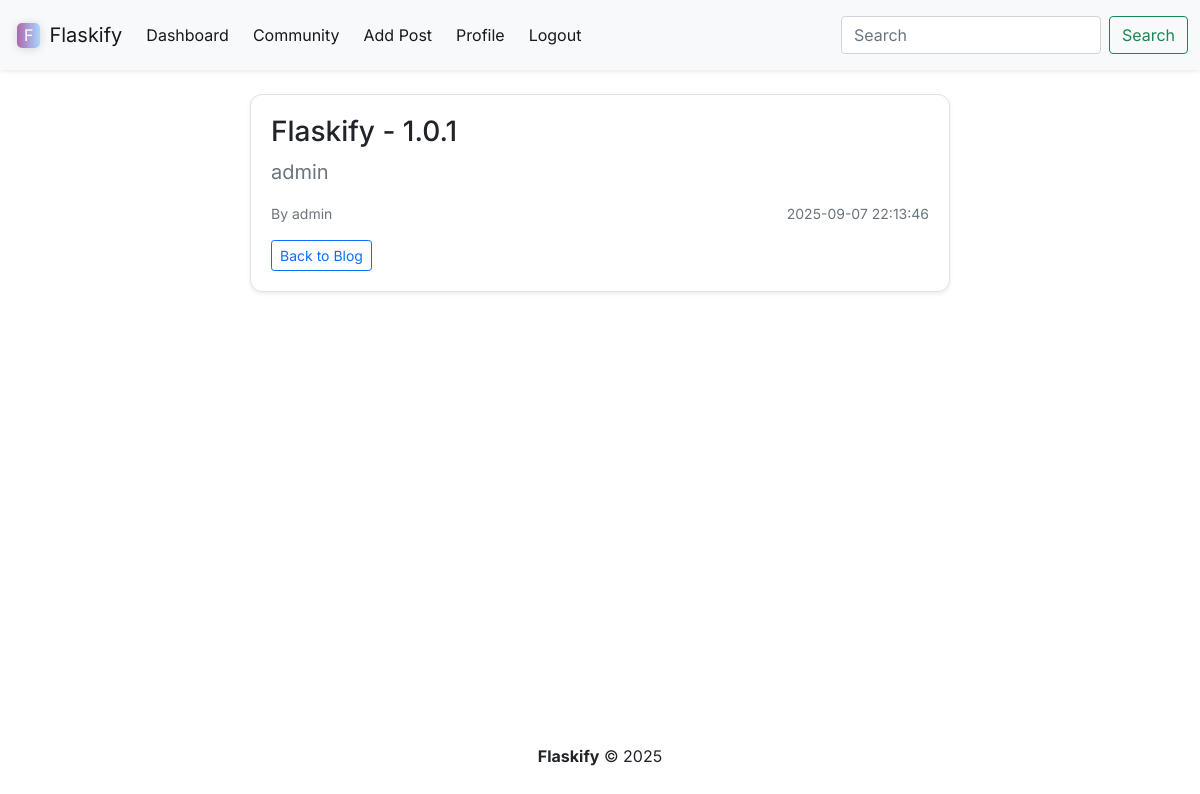
Before: /posts/1 (signed in) with the older database file.
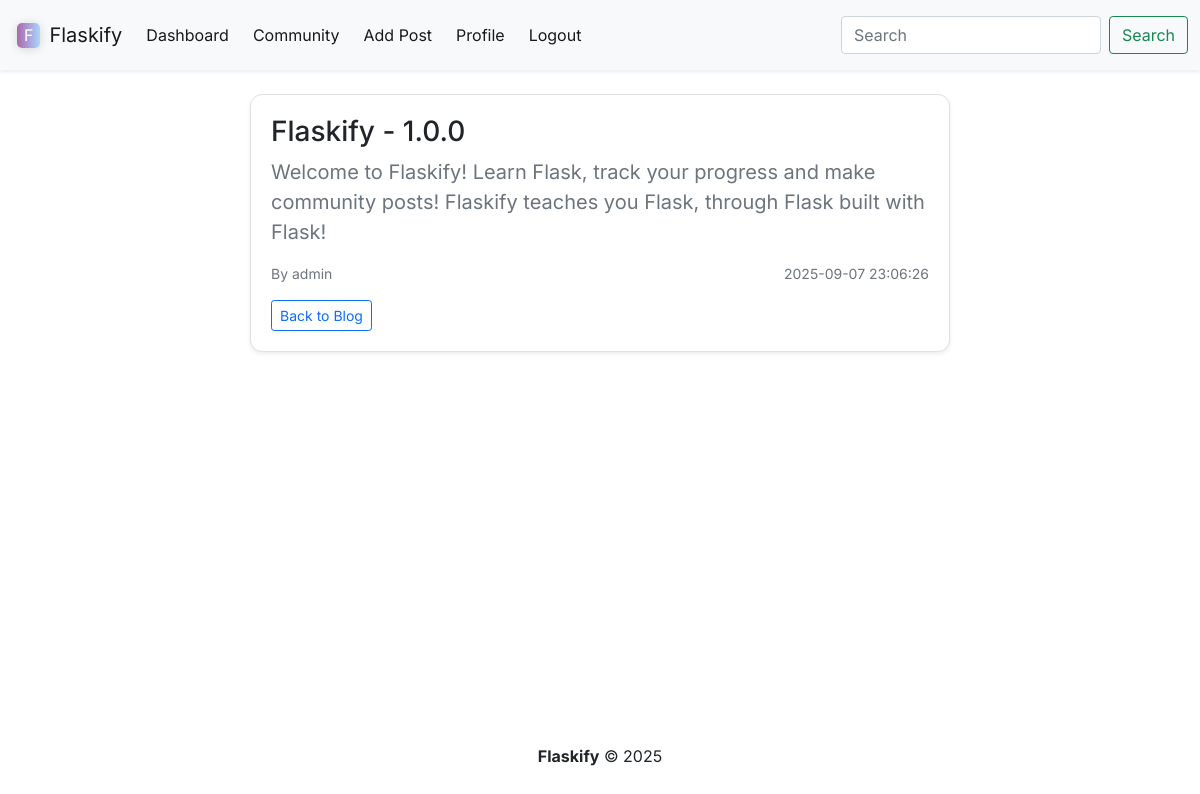
After: the same page with the newer database file.
### models.py (models this page shows)
class Posts(db.Model):
    id = db.Column(db.Integer, primary_key=True)
    title = db.Column(db.String(999))
    content = db.Column(db.Text)
    author = db.Column(db.String(999))
    date_posted = db.Column(db.DateTime, default=datetime.now(timezone.utc))
    slug = db.Column(db.String(255))
    user_id = db.Column(db.Integer)

### app.py (the view)
@app.route('/posts/<int:id>')
@login_required
def post(id):
    post = Posts.query.get_or_404(id)
    return render_template("post.html", post=post)

### web_forms.py
class SearchForm(FlaskForm):
    search = StringField("Searched", validators=[DataRequired()])
    submit = SubmitField("Submit")

### app.py (called while the page is built)
@app.context_processor
def base():
    form = SearchForm()
    return dict(form=form)

@login_manager.user_loader
def load_user(user_id):
    return Users.query.get(int(user_id))

### templates/post.html
{% extends 'base.html' %}
{% block navigation_items %}
    {% include 'components/nav_component.html' %}
{% endblock %}
{% block section %}
  <div class="d-flex flex-column align-items-center gap-4 font-for-text">
      <div class="post-container-styling bg-white shadow-sm">
        <h3 class="fw-semibold mb-2">{{ post.title }}</h3>
        <p class="fs-5 text-secondary mb-3">{{ post.content }}</p>
        <div class="d-flex justify-content-between text-muted small mb-3">
          <span>By {{ post.author }}</span>
          <span>{{ post.date_posted.strftime("%Y-%m-%d %H:%M:%S") }}</span>
        </div>
        <div>
          <a class="btn btn-sm btn-outline-primary" href="{{ url_for('posts') }}">
            Back to Blog
          </a>
        </div>
      </div>
  </div>
{% endblock %}

Changed rows visible on the page:
changed Posts "admin": title "Flaskify - 1.0.1" → "Flaskify - 1.0.0"; content "admin" → "Welcome to Flaskify! Learn Flask, track your progress and make community posts! Flaskify teaches you Flask, through Flask built with Flask!"; date_posted "2025-09-07 22:13:46" → "2025-09-07 23:06:26"
